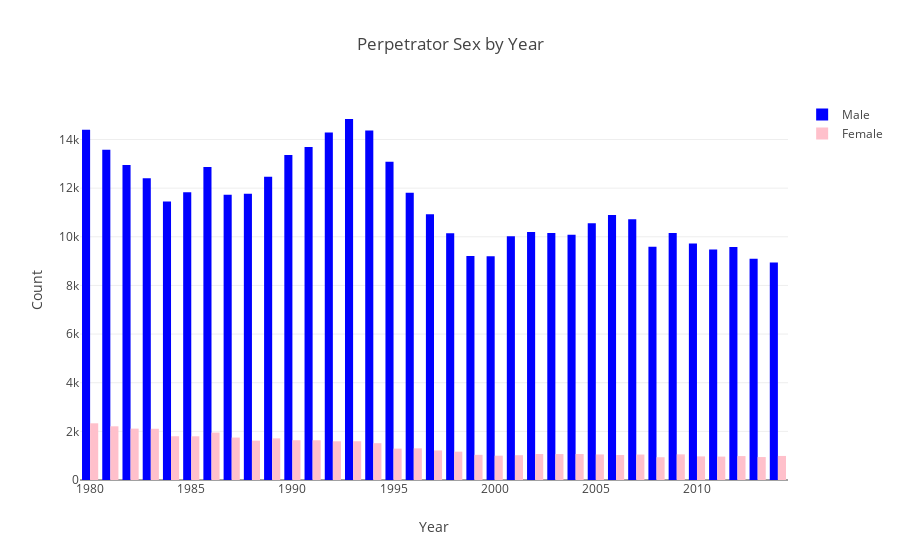

Notebook code for this chart:
### Code cell
male_counts = df2[df2['Perpetrator Sex']=='Male']
female_counts = df2[df2['Perpetrator Sex']=='Female']

figb = go.Figure()
figb.add_trace(go.Bar(x=male_counts['Year'], y=male_counts['count'], name='Male', marker_color='blue'))
figb.add_trace(go.Bar(x=female_counts['Year'], y=female_counts['count'], name='Female', marker_color='pink'))
figb.update_layout(title='Perpetrator Sex by Year', xaxis=dict(title='Year'), yaxis=dict(title='Count'), barmode='group')
figb.show()

### Figure 1 — Plotly figure (JSON) as saved in the notebook; plotly's stock layout.template omitted (floating-point values rounded to 4 significant figures)
{"data": [{"marker": {"color": "blue"}, "name": "Male", "type": "bar", "x": [1980, 1981, 1982, 1983, 1984, 1985, 1986, 1987, 1988, 1989, 1990, 1991, 1992, 1993, 1994, 1995, 1996, 1997, 1998, 1999, 2000, 2001, 2002, 2003, 2004, 2005, 2006, 2007, 2008, 2009, 2010, 2011, 2012, 2013, 2014], "y": [14398, 13580, 12947, 12408, 11446, 11826, 12870, 11728, 11773, 12467, 13366, 13687, 14290, 14842, 14367, 13080, 11805, 10925, 10140, 9208, 9200, 10023, 10201, 10159, 10078, 10553, 10891, 10722, 9593, 10155, 9726, 9472, 9580, 9093, 8942]}, {"marker": {"color": "pink"}, "name": "Female", "type": "bar", "x": [1980, 1981, 1982, 1983, 1984, 1985, 1986, 1987, 1988, 1989, 1990, 1991, 1992, 1993, 1994, 1995, 1996, 1997, 1998, 1999, 2000, 2001, 2002, 2003, 2004, 2005, 2006, 2007, 2008, 2009, 2010, 2011, 2012, 2013, 2014], "y": [2331, 2208, 2113, 2107, 1799, 1797, 1950, 1745, 1618, 1712, 1635, 1634, 1591, 1593, 1514, 1290, 1302, 1216, 1165, 1035, 1000, 1020, 1070, 1067, 1069, 1051, 1028, 1047, 936, 1055, 971, 962, 984, 944, 989]}], "layout": {"barmode": "group", "title": {"text": "Perpetrator Sex by Year"}, "xaxis": {"title": {"text": "Year"}}, "yaxis": {"title": {"text": "Count"}}}}
